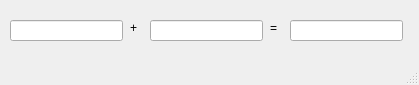
<?xml version="1.0" encoding="UTF-8"?>
<ui version="4.0">
 <class>MainWindow</class>
 <widget class="QMainWindow" name="MainWindow">
  <property name="geometry">
   <rect>
    <x>0</x>
    <y>0</y>
    <width>419</width>
    <height>85</height>
   </rect>
  </property>
  <property name="windowTitle">
   <string>MainWindow</string>
  </property>
  <widget class="QWidget" name="centralwidget">
   <widget class="QLineEdit" name="le_c">
    <property name="geometry">
     <rect>
      <x>10</x>
      <y>20</y>
      <width>113</width>
      <height>21</height>
     </rect>
    </property>
   </widget>
   <widget class="QLabel" name="lbl_plus">
    <property name="geometry">
     <rect>
      <x>130</x>
      <y>20</y>
      <width>16</width>
      <height>16</height>
     </rect>
    </property>
    <property name="text">
     <string>+</string>
    </property>
   </widget>
   <widget class="QLineEdit" name="le_d">
    <property name="geometry">
     <rect>
      <x>150</x>
      <y>20</y>
      <width>113</width>
      <height>21</height>
     </rect>
    </property>
   </widget>
   <widget class="QLineEdit" name="le_result">
    <property name="geometry">
     <rect>
      <x>290</x>
      <y>20</y>
      <width>113</width>
      <height>21</height>
     </rect>
    </property>
   </widget>
   <widget class="QLabel" name="lbl_equal">
    <property name="geometry">
     <rect>
      <x>270</x>
      <y>20</y>
      <width>16</width>
      <height>16</height>
     </rect>
    </property>
    <property name="text">
     <string>=</string>
    </property>
   </widget>
  </widget>
  <widget class="QMenuBar" name="menubar">
   <property name="geometry">
    <rect>
     <x>0</x>
     <y>0</y>
     <width>419</width>
     <height>22</height>
    </rect>
   </property>
  </widget>
  <widget class="QStatusBar" name="statusbar"/>
 </widget>
 <resources/>
 <connections/>
</ui>
